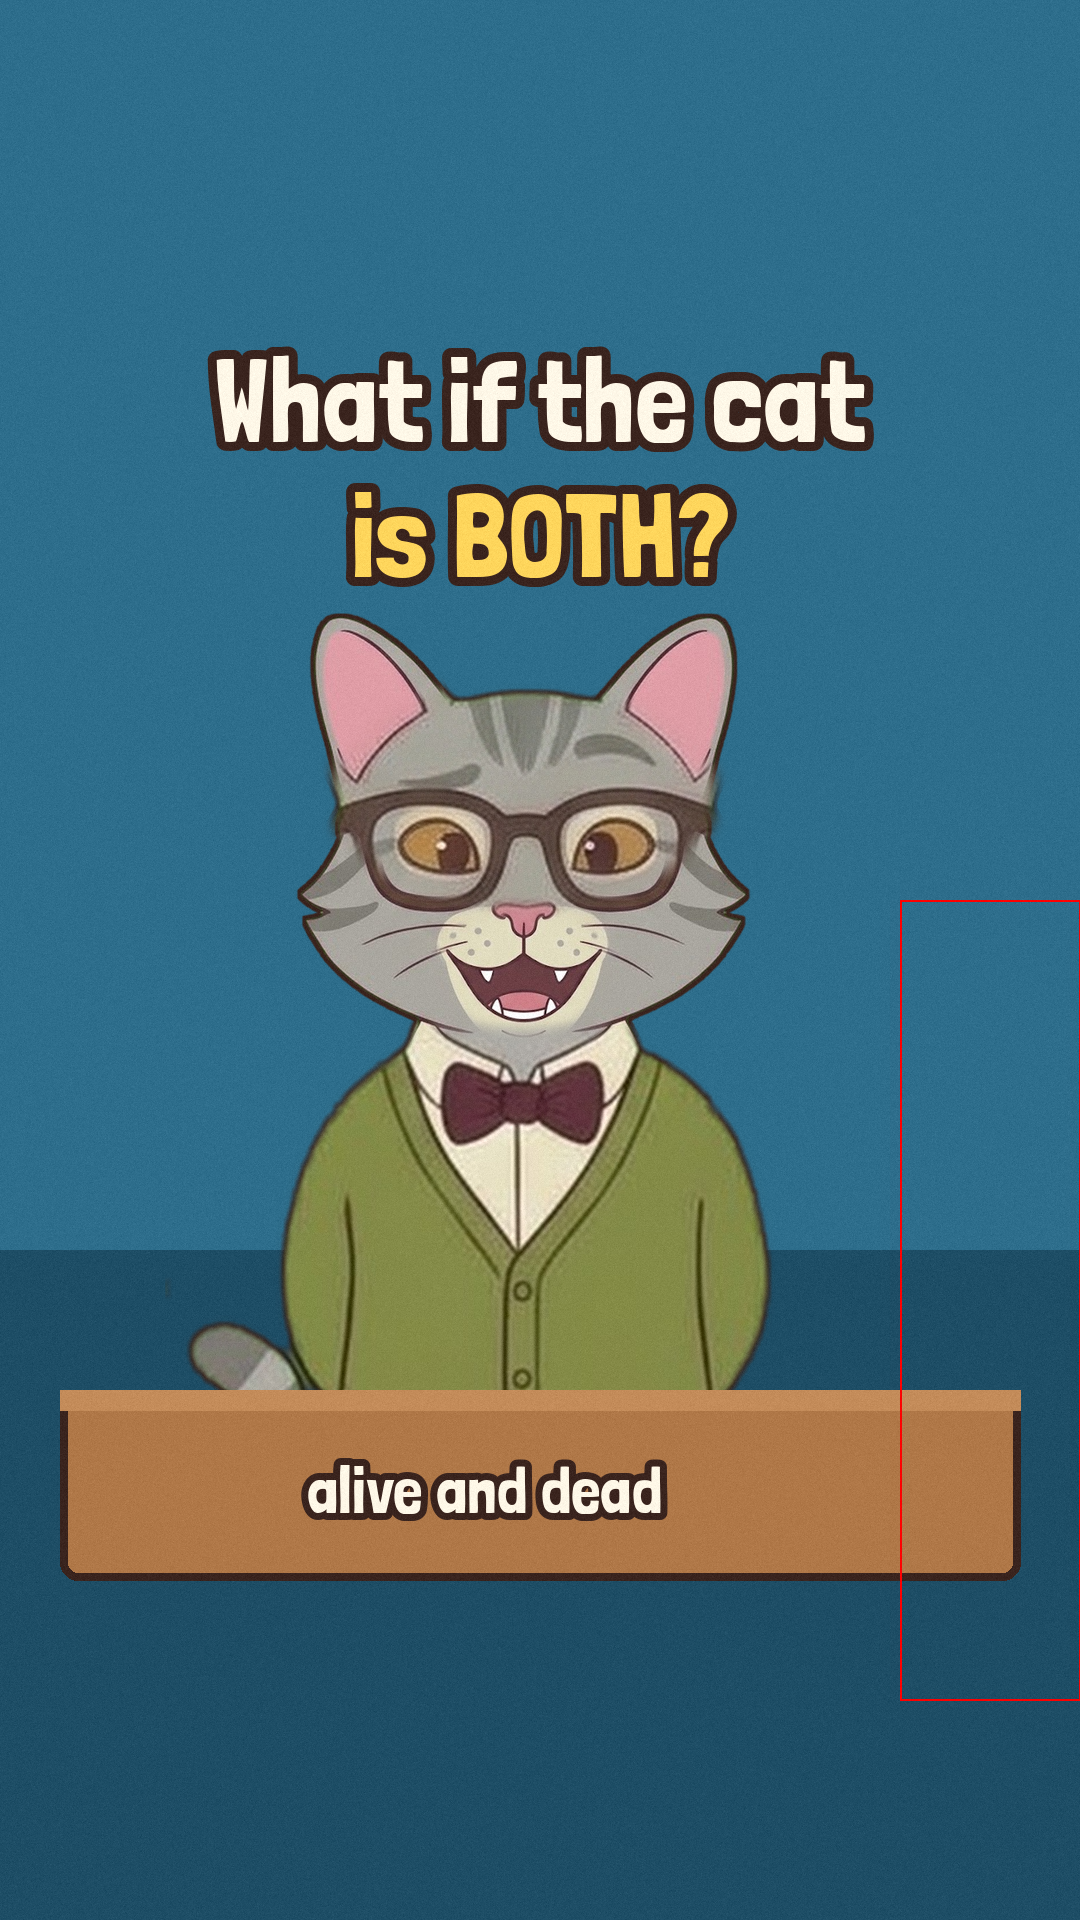

Write Python code to recreate this figure.
"""Prueba de UN fotograma del estilo nuevo (0 créditos): gato v4 con cuerpo con rebeca y expresiones nuevas, contorno algo más grueso,
color dominante por escena, grano plano muy sutil (sin relieve) y subtítulo con letra de aire manual.
  python3 v4/test_frame.py -> v4/test_frame.png y v4/test_fonts.png (comparación de letras con la actual)
"""
import os, sys
import numpy as np
from PIL import Image, ImageDraw, ImageFilter, ImageFont
D = os.path.dirname(os.path.abspath(__file__)); V3 = os.path.join(D, "..", "v3")
sys.path.insert(0, os.path.join(D, "..", ".."))
import mascot as M
import parts_body as PB

W, H = 1080, 1920
BG = (46, 110, 140); FLOOR = (30, 78, 102); INK = (58, 36, 30); ACCENT = (255, 214, 92); CREAM = (255, 248, 232)
CUT = (790, 835)         # corte suave de la cabeza por el cuello (lienzo de la base)

def cat_image(pose="stand_front", eyes_v4=4, mouth="happy", gaze=(0.3, 0)):
    cat = M.Cat()
    body = Image.open(os.path.join(D, f"body_{pose}.png")).convert("RGBA")
    head = cat.base.copy()
    head.alpha_composite(cat._eyes_layer(gaze) if eyes_v4 is None else Image.open(os.path.join(D, f"eyes_{eyes_v4:02d}.png")).convert("RGBA"))
    head.alpha_composite(cat.mouth[mouth])
    a = np.asarray(head.split()[3]).astype(np.float32)
    ramp = np.clip((CUT[1] - np.arange(head.height)) / (CUT[1] - CUT[0]), 0, 1)[:, None]
    head.putalpha(Image.fromarray((a * ramp).astype(np.uint8)))
    out = Image.new("RGBA", PB.CANVAS, (0, 0, 0, 0))
    out.alpha_composite(body); out.alpha_composite(head, PB.HEAD_AT)
    return out.crop(out.getbbox())

def outline(img, px, color=INK):
    """contorno plano alrededor de la silueta (sin relieve)"""
    a = img.split()[3]
    big = a.filter(ImageFilter.MaxFilter(px * 2 + 1))
    o = Image.new("RGBA", img.size, color + (255,)); o.putalpha(big)
    res = Image.new("RGBA", (img.width + 2 * px, img.height + 2 * px), (0, 0, 0, 0))
    pad = Image.new("RGBA", res.size, (0, 0, 0, 0)); pad.alpha_composite(o, (px, px))
    res.alpha_composite(pad); res.alpha_composite(img, (px, px)); return res

def grain(img, amt=3):
    n = np.random.default_rng(7).normal(0, amt, (img.height, img.width, 1)).astype(np.float32)
    a = np.asarray(img.convert("RGB")).astype(np.float32) + n
    return Image.fromarray(np.clip(a, 0, 255).astype(np.uint8))

def text_outlined(d, xy, s, font, fill, stroke=INK, sw=9, anchor="ma"):
    d.text(xy, s, font=font, fill=fill, stroke_width=sw, stroke_fill=stroke, anchor=anchor)

def frame():
    im = Image.new("RGB", (W, H), BG); d = ImageDraw.Draw(im)
    d.rectangle((0, 1250, W, H), fill=FLOOR)                                      # suelo: plano, un tono más oscuro
    f = ImageFont.truetype(os.path.join(D, "fonts", "LondrinaSolid-Regular.ttf"), 118)
    text_outlined(d, (W / 2, 330), "What if the cat", f, CREAM); text_outlined(d, (W / 2, 465), "is BOTH?", f, ACCENT)
    cat = outline(cat_image(), 6)
    sc = 880 / cat.height; cat = cat.resize((round(cat.width * sc), 880), Image.LANCZOS)
    top = 1390 - 780
    im.paste(cat, ((W - cat.width) // 2 - 70, top), cat)
    d.rounded_rectangle((60, 1390, W - 60, 1580), radius=18, fill=(176, 120, 72), outline=INK, width=8)   # mesa de la clase: plana, tapa el corte de la cintura
    d.rectangle((60, 1390, W - 60, 1410), fill=(196, 140, 90))
    f2 = ImageFont.truetype(os.path.join(D, "fonts", "LondrinaSolid-Regular.ttf"), 66)
    text_outlined(d, (485, 1450), "alive and dead", f2, CREAM, sw=7)               # subtítulo de voz (a la izquierda de los botones)
    d.rectangle((900, 900, 1080, 1700), outline=(255, 0, 0), width=2)               # zona de botones, solo en la prueba
    return grain(im)

def fonts():
    cands = [("Actual: Inter Display Bold", "/usr/share/fonts/opentype/inter/InterDisplay-Bold.otf"),
             ("Londrina Solid", os.path.join(D, "fonts", "LondrinaSolid-Regular.ttf")),
             ("Caveat Brush", os.path.join(D, "fonts", "CaveatBrush-Regular.ttf")),
             ("Gochi Hand", os.path.join(D, "fonts", "GochiHand-Regular.ttf"))]
    im = Image.new("RGB", (1080, 1000), BG); d = ImageDraw.Draw(im)
    for i, (name, p) in enumerate(cands):
        y = 40 + i * 240
        try: ft = ImageFont.truetype(p, 78)
        except Exception as e: d.text((40, y), f"{name}: no disponible ({e})", fill=CREAM); continue
        small = ImageFont.truetype("/usr/share/fonts/opentype/inter/InterDisplay-Regular.otf", 26)
        d.text((40, y), name, font=small, fill=(200, 215, 225))
        text_outlined(d, (40, y + 44), "Is the cat alive or not?", ft, CREAM, sw=6, anchor="la")
    return grain(im)

if __name__ == "__main__":
    frame().save(os.path.join(D, "test_frame.png")); fonts().save(os.path.join(D, "test_fonts.png")); print("ok")
